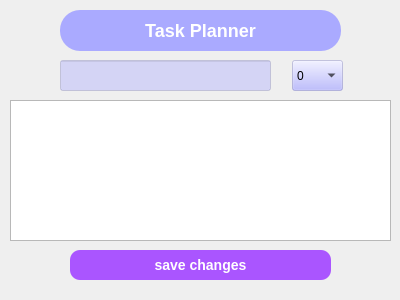
<?xml version="1.0" encoding="UTF-8"?>
<ui version="4.0">
 <class>Form</class>
 <widget class="QWidget" name="Form">
  <property name="geometry">
   <rect>
    <x>0</x>
    <y>0</y>
    <width>400</width>
    <height>300</height>
   </rect>
  </property>
  <property name="minimumSize">
   <size>
    <width>400</width>
    <height>300</height>
   </size>
  </property>
  <property name="maximumSize">
   <size>
    <width>400</width>
    <height>300</height>
   </size>
  </property>
  <property name="windowTitle">
   <string>Form</string>
  </property>
  <widget class="QLabel" name="label">
   <property name="geometry">
    <rect>
     <x>60</x>
     <y>10</y>
     <width>281</width>
     <height>41</height>
    </rect>
   </property>
   <property name="palette">
    <palette>
     <active>
      <colorrole role="WindowText">
       <brush brushstyle="SolidPattern">
        <color alpha="255">
         <red>255</red>
         <green>255</green>
         <blue>255</blue>
        </color>
       </brush>
      </colorrole>
      <colorrole role="Button">
       <brush brushstyle="SolidPattern">
        <color alpha="255">
         <red>170</red>
         <green>170</green>
         <blue>255</blue>
        </color>
       </brush>
      </colorrole>
      <colorrole role="Text">
       <brush brushstyle="SolidPattern">
        <color alpha="255">
         <red>255</red>
         <green>255</green>
         <blue>255</blue>
        </color>
       </brush>
      </colorrole>
      <colorrole role="ButtonText">
       <brush brushstyle="SolidPattern">
        <color alpha="255">
         <red>255</red>
         <green>255</green>
         <blue>255</blue>
        </color>
       </brush>
      </colorrole>
      <colorrole role="Base">
       <brush brushstyle="SolidPattern">
        <color alpha="255">
         <red>170</red>
         <green>170</green>
         <blue>255</blue>
        </color>
       </brush>
      </colorrole>
      <colorrole role="Window">
       <brush brushstyle="SolidPattern">
        <color alpha="255">
         <red>170</red>
         <green>170</green>
         <blue>255</blue>
        </color>
       </brush>
      </colorrole>
     </active>
     <inactive>
      <colorrole role="WindowText">
       <brush brushstyle="SolidPattern">
        <color alpha="255">
         <red>255</red>
         <green>255</green>
         <blue>255</blue>
        </color>
       </brush>
      </colorrole>
      <colorrole role="Button">
       <brush brushstyle="SolidPattern">
        <color alpha="255">
         <red>170</red>
         <green>170</green>
         <blue>255</blue>
        </color>
       </brush>
      </colorrole>
      <colorrole role="Text">
       <brush brushstyle="SolidPattern">
        <color alpha="255">
         <red>255</red>
         <green>255</green>
         <blue>255</blue>
        </color>
       </brush>
      </colorrole>
      <colorrole role="ButtonText">
       <brush brushstyle="SolidPattern">
        <color alpha="255">
         <red>255</red>
         <green>255</green>
         <blue>255</blue>
        </color>
       </brush>
      </colorrole>
      <colorrole role="Base">
       <brush brushstyle="SolidPattern">
        <color alpha="255">
         <red>170</red>
         <green>170</green>
         <blue>255</blue>
        </color>
       </brush>
      </colorrole>
      <colorrole role="Window">
       <brush brushstyle="SolidPattern">
        <color alpha="255">
         <red>170</red>
         <green>170</green>
         <blue>255</blue>
        </color>
       </brush>
      </colorrole>
     </inactive>
     <disabled>
      <colorrole role="WindowText">
       <brush brushstyle="SolidPattern">
        <color alpha="255">
         <red>255</red>
         <green>255</green>
         <blue>255</blue>
        </color>
       </brush>
      </colorrole>
      <colorrole role="Button">
       <brush brushstyle="SolidPattern">
        <color alpha="255">
         <red>170</red>
         <green>170</green>
         <blue>255</blue>
        </color>
       </brush>
      </colorrole>
      <colorrole role="Text">
       <brush brushstyle="SolidPattern">
        <color alpha="255">
         <red>255</red>
         <green>255</green>
         <blue>255</blue>
        </color>
       </brush>
      </colorrole>
      <colorrole role="ButtonText">
       <brush brushstyle="SolidPattern">
        <color alpha="255">
         <red>255</red>
         <green>255</green>
         <blue>255</blue>
        </color>
       </brush>
      </colorrole>
      <colorrole role="Base">
       <brush brushstyle="SolidPattern">
        <color alpha="255">
         <red>170</red>
         <green>170</green>
         <blue>255</blue>
        </color>
       </brush>
      </colorrole>
      <colorrole role="Window">
       <brush brushstyle="SolidPattern">
        <color alpha="255">
         <red>170</red>
         <green>170</green>
         <blue>255</blue>
        </color>
       </brush>
      </colorrole>
     </disabled>
    </palette>
   </property>
   <property name="font">
    <font>
     <pointsize>-1</pointsize>
     <weight>75</weight>
     <italic>false</italic>
     <bold>true</bold>
    </font>
   </property>
   <property name="styleSheet">
    <string notr="true">font: bold 18px;
background-color: rgb(170, 170, 255);
color: white;
border-radius: 20px;</string>
   </property>
   <property name="frameShape">
    <enum>QFrame::NoFrame</enum>
   </property>
   <property name="text">
    <string>Task Planner</string>
   </property>
   <property name="alignment">
    <set>Qt::AlignCenter</set>
   </property>
  </widget>
  <widget class="QPushButton" name="sc">
   <property name="geometry">
    <rect>
     <x>70</x>
     <y>250</y>
     <width>261</width>
     <height>30</height>
    </rect>
   </property>
   <property name="styleSheet">
    <string notr="true">QPushButton  {
background-color: rgb(170, 85, 255);
border-radius: 10px;
color: white;
font: bold 14px;
}
QPushButton::pressed{
background-color : lightblue;
}</string>
   </property>
   <property name="text">
    <string>save changes</string>
   </property>
  </widget>
  <widget class="QTextEdit" name="textEdit">
   <property name="geometry">
    <rect>
     <x>10</x>
     <y>100</y>
     <width>381</width>
     <height>141</height>
    </rect>
   </property>
  </widget>
  <widget class="QComboBox" name="comboBox">
   <property name="geometry">
    <rect>
     <x>292</x>
     <y>60</y>
     <width>51</width>
     <height>31</height>
    </rect>
   </property>
   <property name="styleSheet">
    <string notr="true">background-color: rgba(170, 170, 255, 100);</string>
   </property>
   <item>
    <property name="text">
     <string>0</string>
    </property>
   </item>
   <item>
    <property name="text">
     <string>1</string>
    </property>
   </item>
   <item>
    <property name="text">
     <string>2</string>
    </property>
   </item>
  </widget>
  <widget class="QLineEdit" name="lineEdit">
   <property name="geometry">
    <rect>
     <x>60</x>
     <y>60</y>
     <width>211</width>
     <height>31</height>
    </rect>
   </property>
   <property name="styleSheet">
    <string notr="true">background-color: rgba(170, 170, 255, 100);</string>
   </property>
  </widget>
 </widget>
 <resources/>
 <connections/>
</ui>
